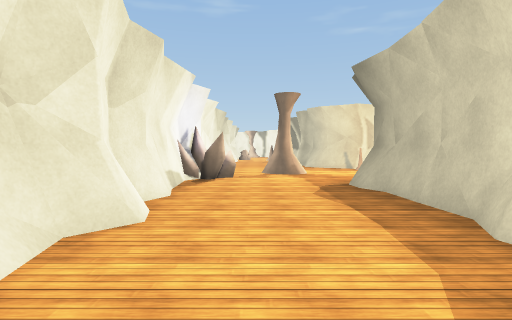
View 1 (above)

19 first-person views from a walk through a 3-D level made in the Unity game engine. The camera is 1.4 m above the floor, tilts 2° down and sees 80° across. The floor is counted in squares, 2 m on a side. Each view is taken from the middle of a square. On the plan, view 1 faces up. The plan holds only what a view shows up to about 10 squares ahead; the rest is blank. The place goes on beyond the plan. Some animated figures are not drawn. Some surface patterns are stand-ins.

View 2
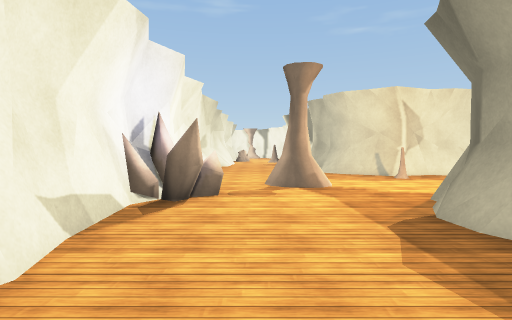

View 3
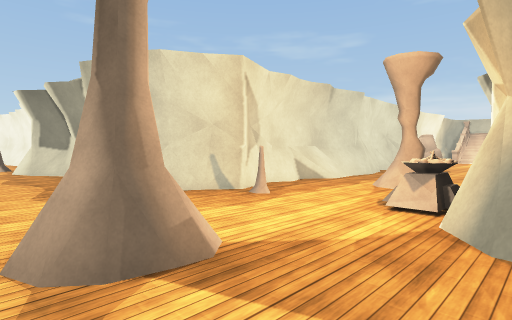

View 4
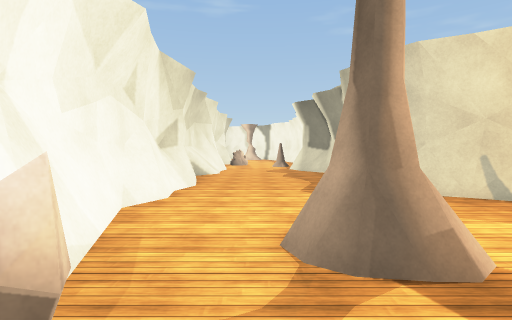

View 5
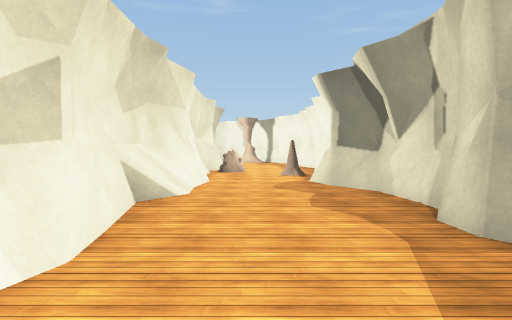

View 6
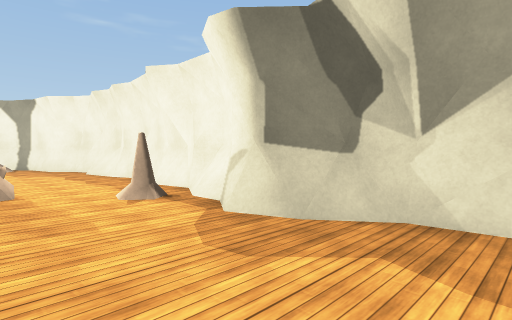

View 7
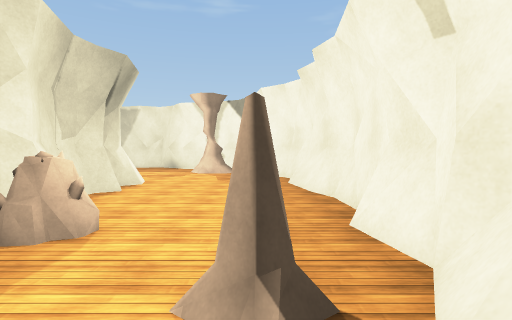

View 8
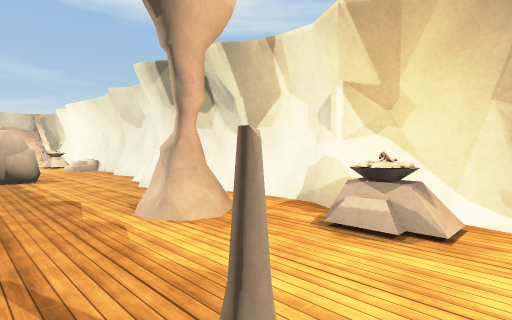

View 9
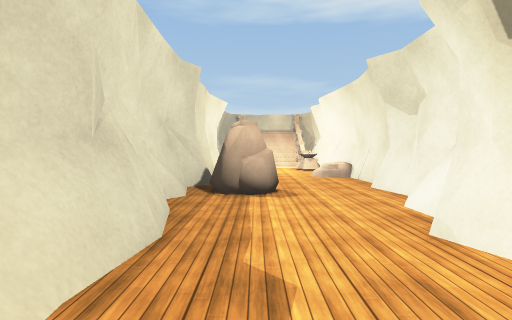

View 10
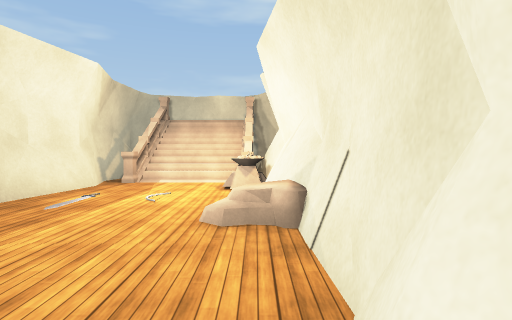

View 11
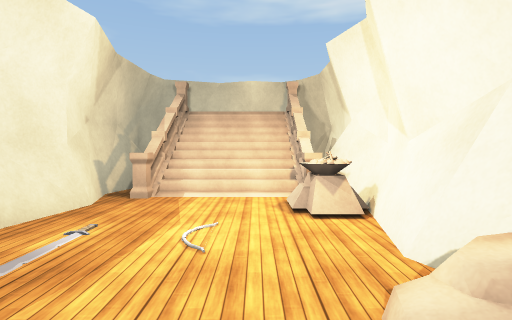

View 12
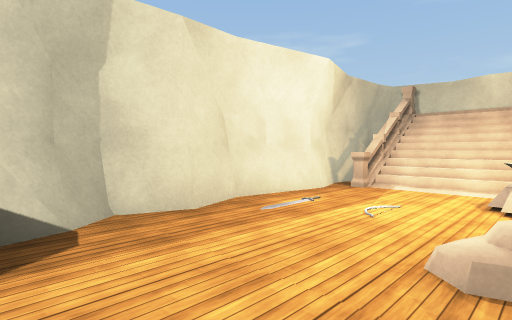

View 13
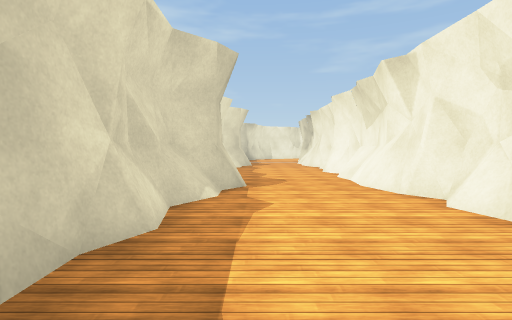

View 14
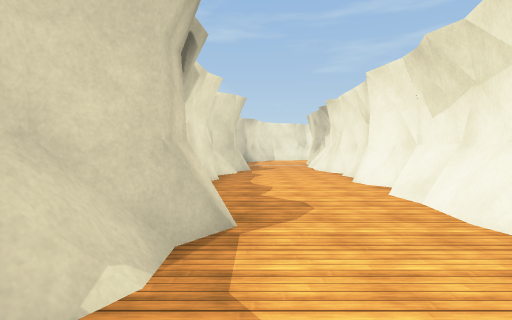

View 15
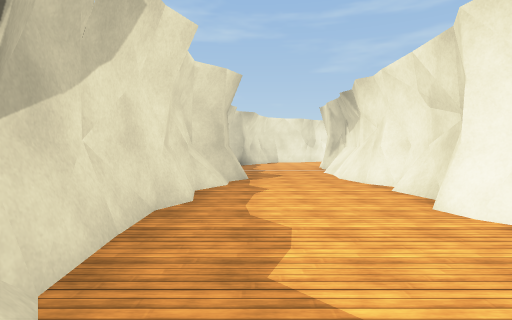

View 16
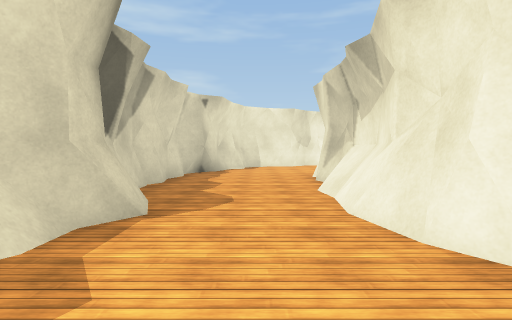

View 17
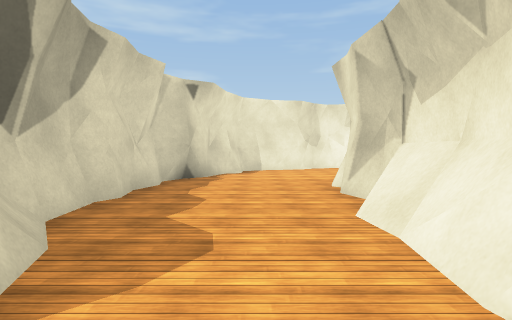

View 18
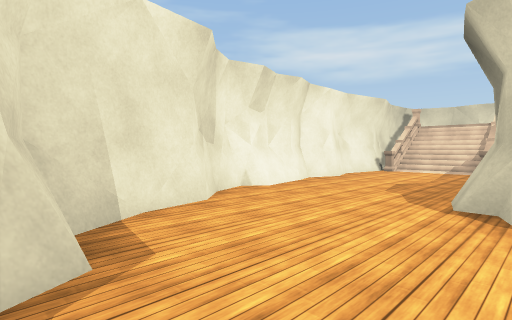

View 19
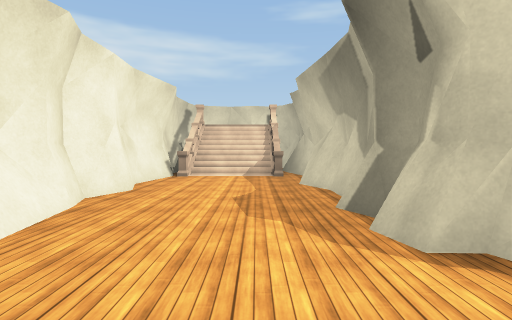

### Floor plan
Key: @ floor where view 1 was taken; # wall or solid block; . floor; / step, stairs or slope; = window, fence, low wall or low ledge; ^ raised ledge; v drop or lower ground; O other object.
Columns run from 11 left of view 1 to 21 right of it. Each row starts with its distance up from view 1.
 27          .OO##
 26          ....#
 25          #...#
 24          #...#
 23          #...##
 22          #....#
 21          #O..##
 20          #...#
 19          #..O#
 18          #...#
 17          #...#
 16          #...##
 15          #....#
 14          #...##
 13          #...##
 12          #....##################
 11          #.....////##.O#...//..##
 10          #.....O......O......//v#
  9          #..O..O.O...........//v#
  8          #O....O...###...O#OO####
  7          #O...#################
  6          #.../#
  5          #.../#
  4          #.../#
  3          #.../#
  2          #...##
  1          #...#
  0          #.@.#
 -1          #...#
 -2          #...##
 -3          #=...#
 -4          #....#
 -5          #...##
 -6          #...#
 -7          #...#
 -8          #...#
 -9          #...#
-10          #=..##
-11          #....#
-12          #...##
-13         ##...#
-14     #####....#
-15 #####..##....#
-16 ///.........##
-17 //.........##
-18 ^^#......###
-19 ##########

Where each view was taken, in squares from view 1:
view 1: 0 up, 0 right, facing up
view 2: 3 up, 0 right, facing up
view 3: 7 up, 0 right, facing up-right
view 4: 7 up, 0 right, facing up
view 5: 11 up, 0 right, facing up
view 6: 15 up, 1 left, facing up-right
view 7: 18 up, 1 right, facing up
view 8: 11 up, 3 right, facing down-right
view 9: 10 up, 6 right, facing right
view 10: 8 up, 11 right, facing right
view 11: 9 up, 13 right, facing right
view 12: 8 up, 12 right, facing up-right
view 13: 5 up, 1 right, facing down
view 14: 2 up, 1 right, facing down
view 15: 1 down, 1 right, facing down
view 16: 5 down, 0 right, facing down
view 17: 7 down, 0 right, facing down
view 18: 14 down, 1 right, facing down-left
view 19: 16 down, 1 left, facing left
